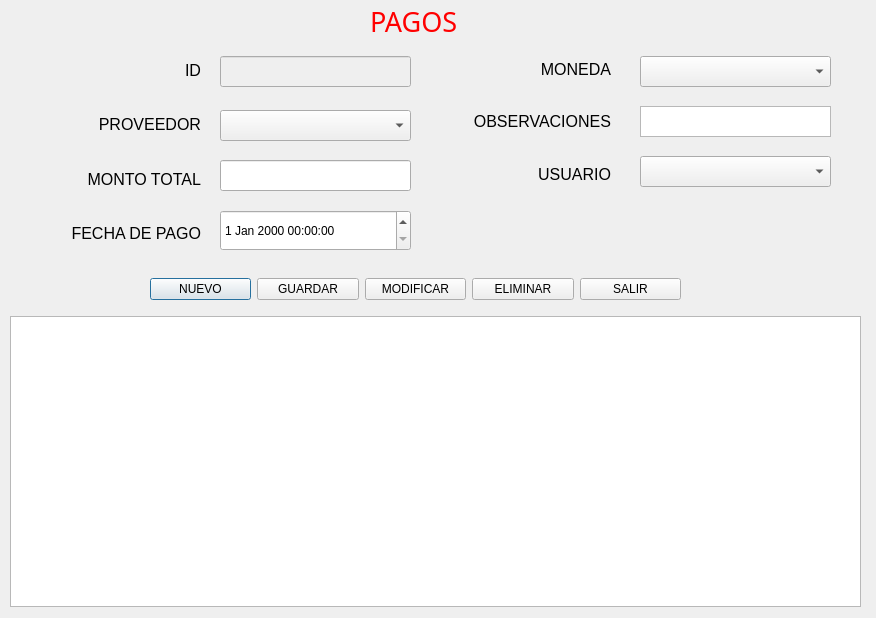
<?xml version="1.0" encoding="UTF-8"?>
<ui version="4.0">
 <class>Pagos</class>
 <widget class="QDialog" name="Pagos">
  <property name="geometry">
   <rect>
    <x>0</x>
    <y>0</y>
    <width>876</width>
    <height>618</height>
   </rect>
  </property>
  <property name="windowTitle">
   <string>Pagos</string>
  </property>
  <widget class="QTableView" name="tablaPagos">
   <property name="geometry">
    <rect>
     <x>10</x>
     <y>316</y>
     <width>851</width>
     <height>291</height>
    </rect>
   </property>
  </widget>
  <widget class="QTextEdit" name="txtObservaciones">
   <property name="geometry">
    <rect>
     <x>640</x>
     <y>106</y>
     <width>191</width>
     <height>31</height>
    </rect>
   </property>
  </widget>
  <widget class="QLineEdit" name="txtMontoTotal">
   <property name="geometry">
    <rect>
     <x>220</x>
     <y>160</y>
     <width>191</width>
     <height>31</height>
    </rect>
   </property>
  </widget>
  <widget class="QComboBox" name="cbProveedor">
   <property name="geometry">
    <rect>
     <x>220</x>
     <y>110</y>
     <width>191</width>
     <height>31</height>
    </rect>
   </property>
  </widget>
  <widget class="QComboBox" name="cbUsuario">
   <property name="geometry">
    <rect>
     <x>640</x>
     <y>156</y>
     <width>191</width>
     <height>31</height>
    </rect>
   </property>
  </widget>
  <widget class="QLabel" name="label">
   <property name="geometry">
    <rect>
     <x>370</x>
     <y>6</y>
     <width>101</width>
     <height>31</height>
    </rect>
   </property>
   <property name="font">
    <font>
     <family>MV Boli</family>
     <pointsize>20</pointsize>
     <underline>false</underline>
    </font>
   </property>
   <property name="styleSheet">
    <string notr="true">color: rgb(255, 0, 0);</string>
   </property>
   <property name="text">
    <string>PAGOS</string>
   </property>
   <property name="textFormat">
    <enum>Qt::TextFormat::AutoText</enum>
   </property>
  </widget>
  <widget class="QWidget" name="layoutWidget">
   <property name="geometry">
    <rect>
     <x>10</x>
     <y>46</y>
     <width>191</width>
     <height>211</height>
    </rect>
   </property>
   <layout class="QVBoxLayout" name="_2">
    <item>
     <widget class="QLabel" name="labelID">
      <property name="font">
       <font>
        <family>Segoe UI</family>
        <pointsize>12</pointsize>
       </font>
      </property>
      <property name="text">
       <string>ID</string>
      </property>
      <property name="alignment">
       <set>Qt::AlignmentFlag::AlignRight|Qt::AlignmentFlag::AlignTrailing|Qt::AlignmentFlag::AlignVCenter</set>
      </property>
     </widget>
    </item>
    <item>
     <widget class="QLabel" name="labelProveedor">
      <property name="font">
       <font>
        <family>Segoe UI</family>
        <pointsize>12</pointsize>
       </font>
      </property>
      <property name="text">
       <string>PROVEEDOR</string>
      </property>
      <property name="alignment">
       <set>Qt::AlignmentFlag::AlignRight|Qt::AlignmentFlag::AlignTrailing|Qt::AlignmentFlag::AlignVCenter</set>
      </property>
     </widget>
    </item>
    <item>
     <widget class="QLabel" name="labelMontoTotal">
      <property name="font">
       <font>
        <pointsize>12</pointsize>
       </font>
      </property>
      <property name="text">
       <string>MONTO TOTAL</string>
      </property>
      <property name="alignment">
       <set>Qt::AlignmentFlag::AlignRight|Qt::AlignmentFlag::AlignTrailing|Qt::AlignmentFlag::AlignVCenter</set>
      </property>
     </widget>
    </item>
    <item>
     <widget class="QLabel" name="labelFechaPago">
      <property name="font">
       <font>
        <pointsize>12</pointsize>
       </font>
      </property>
      <property name="text">
       <string>FECHA DE PAGO</string>
      </property>
      <property name="alignment">
       <set>Qt::AlignmentFlag::AlignRight|Qt::AlignmentFlag::AlignTrailing|Qt::AlignmentFlag::AlignVCenter</set>
      </property>
     </widget>
    </item>
   </layout>
  </widget>
  <widget class="QComboBox" name="cbMoneda">
   <property name="geometry">
    <rect>
     <x>640</x>
     <y>56</y>
     <width>191</width>
     <height>31</height>
    </rect>
   </property>
  </widget>
  <widget class="QLineEdit" name="txtID">
   <property name="enabled">
    <bool>false</bool>
   </property>
   <property name="geometry">
    <rect>
     <x>220</x>
     <y>56</y>
     <width>191</width>
     <height>31</height>
    </rect>
   </property>
  </widget>
  <widget class="QWidget" name="layoutWidget_2">
   <property name="geometry">
    <rect>
     <x>150</x>
     <y>276</y>
     <width>531</width>
     <height>26</height>
    </rect>
   </property>
   <layout class="QHBoxLayout" name="horizontalLayout">
    <item>
     <widget class="QPushButton" name="btnNuevo">
      <property name="text">
       <string>NUEVO</string>
      </property>
      <property name="icon">
       <iconset theme="QIcon::ThemeIcon::FolderNew"/>
      </property>
     </widget>
    </item>
    <item>
     <widget class="QPushButton" name="btnGuardar">
      <property name="text">
       <string>GUARDAR</string>
      </property>
      <property name="icon">
       <iconset theme="QIcon::ThemeIcon::DocumentSave"/>
      </property>
     </widget>
    </item>
    <item>
     <widget class="QPushButton" name="btnModificar">
      <property name="text">
       <string>MODIFICAR</string>
      </property>
      <property name="icon">
       <iconset theme="QIcon::ThemeIcon::MailMessageNew"/>
      </property>
     </widget>
    </item>
    <item>
     <widget class="QPushButton" name="btnEliminar">
      <property name="text">
       <string>ELIMINAR</string>
      </property>
      <property name="icon">
       <iconset theme="QIcon::ThemeIcon::ApplicationExit"/>
      </property>
     </widget>
    </item>
    <item>
     <widget class="QPushButton" name="btnSalir">
      <property name="text">
       <string>SALIR</string>
      </property>
      <property name="icon">
       <iconset theme="QIcon::ThemeIcon::SystemLogOut"/>
      </property>
     </widget>
    </item>
   </layout>
  </widget>
  <widget class="QWidget" name="layoutWidget_3">
   <property name="geometry">
    <rect>
     <x>430</x>
     <y>46</y>
     <width>181</width>
     <height>151</height>
    </rect>
   </property>
   <layout class="QVBoxLayout" name="_3">
    <item>
     <widget class="QLabel" name="labelMoneda">
      <property name="font">
       <font>
        <pointsize>12</pointsize>
       </font>
      </property>
      <property name="text">
       <string>MONEDA</string>
      </property>
      <property name="alignment">
       <set>Qt::AlignmentFlag::AlignRight|Qt::AlignmentFlag::AlignTrailing|Qt::AlignmentFlag::AlignVCenter</set>
      </property>
     </widget>
    </item>
    <item>
     <widget class="QLabel" name="labelObservaciones">
      <property name="font">
       <font>
        <family>Segoe UI</family>
        <pointsize>12</pointsize>
       </font>
      </property>
      <property name="text">
       <string>OBSERVACIONES</string>
      </property>
      <property name="alignment">
       <set>Qt::AlignmentFlag::AlignRight|Qt::AlignmentFlag::AlignTrailing|Qt::AlignmentFlag::AlignVCenter</set>
      </property>
     </widget>
    </item>
    <item>
     <widget class="QLabel" name="labelUsuario">
      <property name="font">
       <font>
        <family>Segoe UI</family>
        <pointsize>12</pointsize>
       </font>
      </property>
      <property name="text">
       <string>USUARIO</string>
      </property>
      <property name="alignment">
       <set>Qt::AlignmentFlag::AlignRight|Qt::AlignmentFlag::AlignTrailing|Qt::AlignmentFlag::AlignVCenter</set>
      </property>
     </widget>
    </item>
   </layout>
  </widget>
  <widget class="QDateTimeEdit" name="dtFechaPago">
   <property name="geometry">
    <rect>
     <x>220</x>
     <y>210</y>
     <width>191</width>
     <height>41</height>
    </rect>
   </property>
  </widget>
 </widget>
 <resources/>
 <connections/>
</ui>
